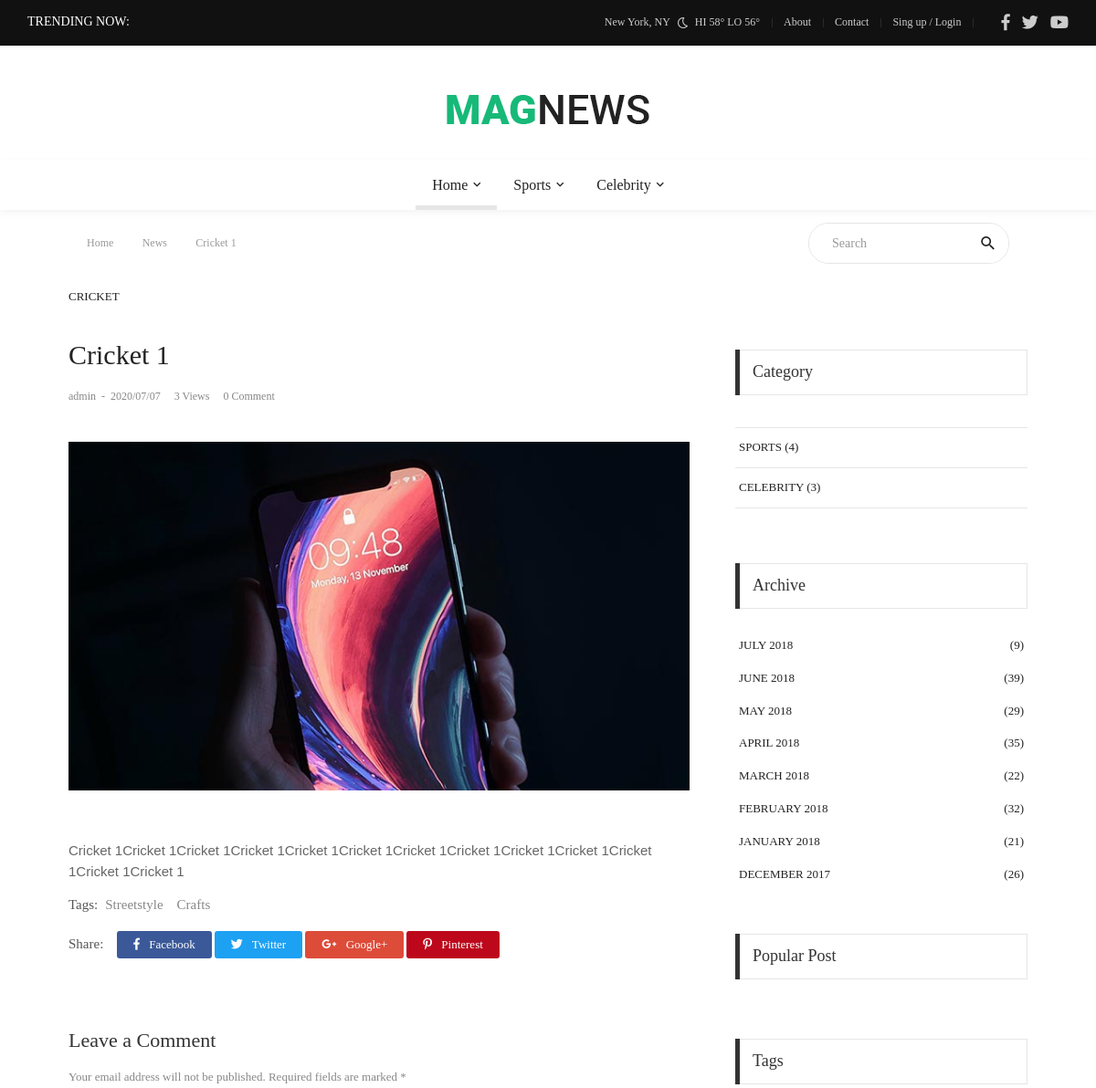
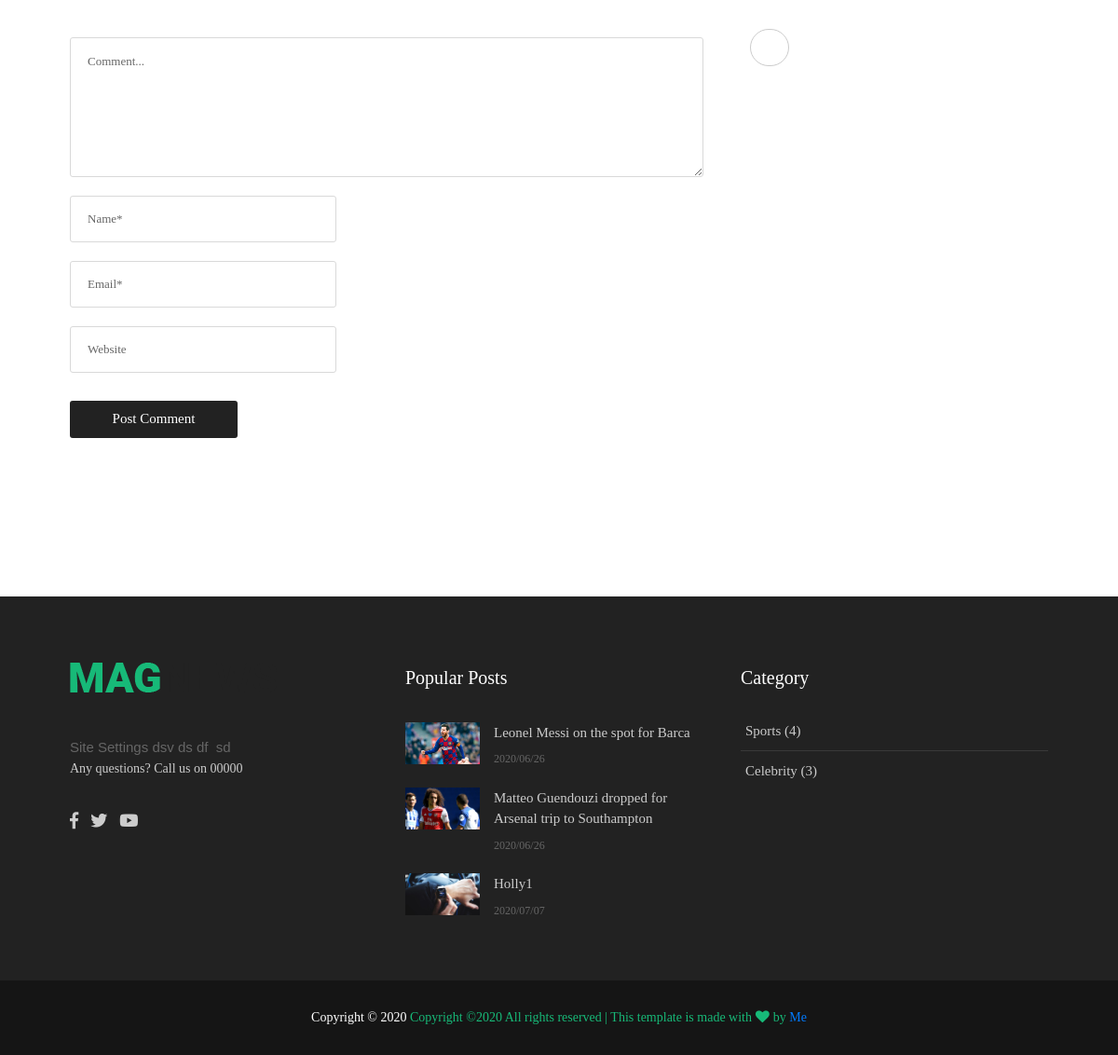
The page /news/Cricket 1/ on the database its author committed (2 pictures, top to bottom).
### main/models.py (models this page shows, shortened)
class Main(models.Model):
    name = models.CharField(max_length=30)
    about = models.TextField()
    abouttxt = models.TextField(default='-')
    facebook = models.URLField(default='-')
    twitter = models.URLField(default='-')
    youtube = models.URLField(default='-')
    set_name = models.CharField(default='Settings',max_length=30)
    tel = models.CharField(default='00000',max_length=30)
    footer_link = models.URLField(default='-')
    picname = models.TextField(default="")
    picurl = models.TextField(default="")
    picname2 = models.TextField(default="")
    picurl2 = models.TextField(default="")

### cat/models.py (models this page shows, shortened)
class Cat(models.Model):
    name = models.CharField(max_length=50,default='-')
    catname = models.CharField(max_length=50,default='uncat')
    catid = models.IntegerField(default=0)
    description = models.TextField(max_length=500,default='-')
    count = models.IntegerField(default=0)

### news/models.py (models this page shows, shortened)
class News(models.Model):
    name = models.CharField(max_length=500,default='-')
    short_txt = models.TextField(default='-')
    body_txt = models.TextField(default='-')
    date = models.CharField(max_length=12)
    time = models.CharField(max_length=20, default='00:00:00')
    picname = models.TextField(default='-')
    picurl= models.TextField(default='-')
    author = models.CharField(max_length=50,default='-')
    catname = models.CharField(max_length=50,default='-')
    catid = models.IntegerField(default=0)
    ocatid = models.IntegerField(default=0)
    show = models.IntegerField(default=0)
    tag = models.TextField(default='')

### news/views.py (the view)
# urls.py: url(r'^news/(?P<word>.*)/$', views.news_details, name='news_details'),
def news_details(request,word):
    site = Main.objects.get(pk=2)
    news = News.objects.all().order_by('-pk')
    cats = Cat.objects.all()
    subcat = Subcat.objects.all()
    latestnews = News.objects.all().order_by('-pk')[:3]
    tagname = News.objects.get(name=word).tag
    tag = tagname.split(',')
    shownews = News.objects.filter(name=word)
    popularnews = News.objects.all().order_by('-show')[:3]
    try :
        mynews = News.objects.get(name=word)
        mynews.show = mynews.show + 1
        mynews.save()
    except :
        print('Error')
    return render(request, 'front/news_details.html', {'site':site, 'news':news, 'cat':cats, 'subcat':subcat, 'latestnews':latestnews, 'shownews':shownews, 'popularnews':popularnews,'tag':tag})

### main/templates/front/news_details.html (shortened to what this page needs)
{% extends 'front/master.html' %}
{% load static %}
{% block mainblock %}
{% for i in shownews %}
	<div class="container">
		<div class="headline bg0 flex-wr-sb-c p-rl-20 p-tb-8">
			<div class="f2-s-1 p-r-30 m-tb-6">
				<a href="/" class="breadcrumb-item f1-s-3 cl9">
					Home
				</a>
				<a href="/" class="breadcrumb-item f1-s-3 cl9">
					News
				</a>
				<span class="breadcrumb-item f1-s-3 cl9">
					 {{i.name}}
				</span>
			</div>
			<div class="pos-relative size-a-2 bo-1-rad-22 of-hidden bocl11 m-tb-6">
				<input class="f1-s-1 cl6 plh9 s-full p-l-25 p-r-45" type="text" name="search" placeholder="Search">
				<button class="flex-c-c size-a-1 ab-t-r fs-20 cl2 hov-cl10 trans-03">
					<i class="zmdi zmdi-search"></i>
				</button>
			</div>
		</div>
    </div>
	<section class="bg0 p-b-140 p-t-10">
		<div class="container">
			<div class="row justify-content-center">
				<div class="col-md-10 col-lg-8 p-b-30">
					<div class="p-r-10 p-r-0-sr991">
						<div class="p-b-70">
							<a href="#" class="f1-s-10 cl2 hov-cl10 trans-03 text-uppercase">
								{{i.catname}}
							</a>
							<h3 class="f1-l-3 cl2 p-b-16 p-t-33 respon2">
								{{i.name}}
							</h3>
							<div class="flex-wr-s-s p-b-40">
								<span class="f1-s-3 cl8 m-r-15">
									<a href="#" class="f1-s-4 cl8 hov-cl10 trans-03">
										{{i.author}}
									</a>
									<span class="m-rl-3">-</span>
									<span>
										{{i.date}}
									</span>
								</span>
								<span class="f1-s-3 cl8 m-r-15">
									{{i.show}} Views
								</span>
								<a href="#" class="f1-s-3 cl8 hov-cl10 trans-03 m-r-15">
									0 Comment
								</a>
							</div>
							<div class="wrap-pic-max-w p-b-30">
								<img src="{{i.picurl}}" alt="IMG">
							</div>
							<p class="f1-s-11 cl6 p-b-25">
                                {{i.body_txt|safe}}
							</p>
							<div class="flex-s-s p-t-12 p-b-15">
								<span class="f1-s-12 cl5 m-r-8">
									Tags:
								</span>
								<div class="flex-wr-s-s size-w-0">
									<a href="#" class="f1-s-12 cl8 hov-link1 m-r-15">
										Streetstyle
									</a>
									<a href="#" class="f1-s-12 cl8 hov-link1 m-r-15">
										Crafts
									</a>
								</div>
							</div>
							<div class="flex-s-s">
								<span class="f1-s-12 cl5 p-t-1 m-r-15">
									Share:
								</span>
								<div class="flex-wr-s-s size-w-0">
									<a href="https://www.facebook.com/sharer/sharer.php?u={{ request.build_absolute_uri }}" class="dis-block f1-s-13 cl0 bg-facebook borad-3 p-tb-4 p-rl-18 hov-btn1 m-r-3 m-b-3 trans-03">
										<i class="fab fa-facebook-f m-r-7"></i>
										Facebook
									</a>
									<a href="#" class="dis-block f1-s-13 cl0 bg-twitter borad-3 p-tb-4 p-rl-18 hov-btn1 m-r-3 m-b-3 trans-03">
										<i class="fab fa-twitter m-r-7"></i>
										Twitter
									</a>
									<a href="#" class="dis-block f1-s-13 cl0 bg-google borad-3 p-tb-4 p-rl-18 hov-btn1 m-r-3 m-b-3 trans-03">
										<i class="fab fa-google-plus-g m-r-7"></i>
										Google+
									</a>
									<a href="#" class="dis-block f1-s-13 cl0 bg-pinterest borad-3 p-tb-4 p-rl-18 hov-btn1 m-r-3 m-b-3 trans-03">
										<i class="fab fa-pinterest-p m-r-7"></i>
										Pinterest
									</a>
								</div>
							</div>
						</div>
						<div>
							<h4 class="f1-l-4 cl3 p-b-12">
								Leave a Comment
							</h4>
							<p class="f1-s-13 cl8 p-b-40">
								Your email address will not be published. Required fields are marked *
							</p>
							<form>
								<textarea class="bo-1-rad-3 bocl13 size-a-15 f1-s-13 cl5 plh6 p-rl-18 p-tb-14 m-b-20" name="msg" placeholder="Comment..."></textarea>
								<input class="bo-1-rad-3 bocl13 size-a-16 f1-s-13 cl5 plh6 p-rl-18 m-b-20" type="text" name="name" placeholder="Name*">
								<input class="bo-1-rad-3 bocl13 size-a-16 f1-s-13 cl5 plh6 p-rl-18 m-b-20" type="text" name="email" placeholder="Email*">
								<input class="bo-1-rad-3 bocl13 size-a-16 f1-s-13 cl5 plh6 p-rl-18 m-b-20" type="text" name="website" placeholder="Website">
								<button class="size-a-17 bg2 borad-3 f1-s-12 cl0 hov-btn1 trans-03 p-rl-15 m-t-10">
									Post Comment
								</button>
							</form>
						</div>
					</div>
				</div>
				<div class="col-md-10 col-lg-4 p-b-30">
					<div class="p-l-10 p-rl-0-sr991 p-t-70">
						<div class="p-b-60">
							<div class="how2 how2-cl4 flex-s-c">
								<h3 class="f1-m-2 cl3 tab01-title">
									Category
								</h3>
							</div>
							<ul class="p-t-35">
								{% for i in cat %}
								{% if i.count != 0 %}
								<li class="how-bor3 p-rl-4">
									<a href="#" class="dis-block f1-s-10 text-uppercase cl2 hov-cl10 trans-03 p-tb-13">
										{{i.name}} ({{i.count}})
									</a>
								</li>
								{% endif %}
								{% endfor %}
							</ul>
						</div>
						<div class="p-b-37">
							<div class="how2 how2-cl4 flex-s-c">
								<h3 class="f1-m-2 cl3 tab01-title">
									Archive
								</h3>
							</div>
							<ul class="p-t-32">
								<li class="p-rl-4 p-b-19">
									<a href="#" class="flex-wr-sb-c f1-s-10 text-uppercase cl2 hov-cl10 trans-03">
										<span>
											July 2018
										</span>
										<span>
											(9)
										</span>
									</a>
								</li>
								<li class="p-rl-4 p-b-19">
									<a href="#" class="flex-wr-sb-c f1-s-10 text-uppercase cl2 hov-cl10 trans-03">
										<span>
											June 2018
										</span>
										<span>
											(39)
										</span>
									</a>
								</li>
								<li class="p-rl-4 p-b-19">
									<a href="#" class="flex-wr-sb-c f1-s-10 text-uppercase cl2 hov-cl10 trans-03">
										<span>
											May 2018
										</span>
										<span>
											(29)
										</span>
									</a>
								</li>
								<li class="p-rl-4 p-b-19">
									<a href="#" class="flex-wr-sb-c f1-s-10 text-uppercase cl2 hov-cl10 trans-03">
										<span>
											April  2018
										</span>
										<span>
											(35)
										</span>
									</a>
								</li>
								<li class="p-rl-4 p-b-19">
									<a href="#" class="flex-wr-sb-c f1-s-10 text-uppercase cl2 hov-cl10 trans-03">
										<span>
											March 2018
										</span>
										<span>
											(22)
										</span>
									</a>
								</li>
								<li class="p-rl-4 p-b-19">
									<a href="#" class="flex-wr-sb-c f1-s-10 text-uppercase cl2 hov-cl10 trans-03">
										<span>
											February 2018
										</span>
										<span>
											(32)
										</span>
									</a>
								</li>
								<li class="p-rl-4 p-b-19">
									<a href="#" class="flex-wr-sb-c f1-s-10 text-uppercase cl2 hov-cl10 trans-03">
										<span>
											January 2018
										</span>
										<span>
											(21)
										</span>
									</a>
								</li>
								<li class="p-rl-4 p-b-19">
									<a href="#" class="flex-wr-sb-c f1-s-10 text-uppercase cl2 hov-cl10 trans-03">
										<span>
											December 2017
										</span>
										<span>
											(26)
										</span>
									</a>
								</li>
							</ul>
						</div>
						<div class="p-b-30">
							<div class="how2 how2-cl4 flex-s-c">
								<h3 class="f1-m-2 cl3 tab01-title">
									Popular Post
								</h3>
							</div>
							<ul class="p-t-35">
							</ul>
						</div>
						<div>
							<div class="how2 how2-cl4 flex-s-c m-b-30">
								<h3 class="f1-m-2 cl3 tab01-title">
									Tags
								</h3>
							</div>
							<div class="flex-wr-s-s m-rl--5">
								{% for tagname in tag %}
								<a href="#" class="flex-c-c size-h-2 bo-1-rad-20 bocl12 f1-s-1 cl8 hov-btn2 trans-03 p-rl-20 p-tb-5 m-all-5">
								</a>
								{% endfor %}
							</div>
						</div>
					</div>
				</div>
			</div>
		</div>
    </section>
    {% endfor %}
{% endblock %}

### main/templates/front/master.html (shortened to what this page needs)
{% load static %}
<!DOCTYPE html>
<html lang="en">
<head>
	<link rel="stylesheet" type="text/css" href="{% static 'front/vendor/bootstrap/css/bootstrap.min.css' %}">
	<link rel="stylesheet" type="text/css" href="{% static 'front/fonts/fontawesome-5.0.8/css/fontawesome-all.min.css' %}">
	<link rel="stylesheet" type="text/css" href="{% static 'front/fonts/iconic/css/material-design-iconic-font.min.css' %}">
	<link rel="stylesheet" type="text/css" href="{% static 'front/vendor/animate/animate.css' %}">
	<link rel="stylesheet" type="text/css" href="{% static 'front/vendor/css-hamburgers/hamburgers.min.cs' %}s">
	<link rel="stylesheet" type="text/css" href="{% static 'front/vendor/animsition/css/animsition.min.css' %}">
	<link rel="stylesheet" type="text/css" href="{% static 'front/css/util.min.css' %}">
	<link rel="stylesheet" type="text/css" href="{% static 'front/css/main.css' %}">
</head>
<body class="animsition">
	<header>
		<div class="container-menu-desktop">
			<div class="topbar">
				<div class="content-topbar h-100 p-rl-30">
					<div class="align-self-stretch size-w-0 pos-relative m-r-30">
						<div class="f2-s-1 flex-wr-s-c s-full ab-t-l p-b-2">
							<span class="text-uppercase cl0 p-r-8">
								Trending Now:
							</span>
						</div>
					</div>
					<div class="flex-wr-e-c">
						<div class="left-topbar">
							<span class="left-topbar-item flex-wr-s-c">
								<span>
									New York, NY
								</span>
								<img class="m-b-1 m-rl-8" src="{% static 'front/images/icons/icon-night.png' %}" alt="IMG">
								<span>
									HI 58° LO 56°
								</span>
							</span>
							<a href="/about" class="left-topbar-item">
								About
							</a>
							<a href="/contact" class="left-topbar-item">
								Contact
							</a>
							<a href="/login" class="left-topbar-item">
								Sing up / Login
							</a>
						</div>
						<div class="right-topbar p-l-18">
							<a href="{{site.facebook}}" target="_blank">
								<span class="fab fa-facebook-f"></span>
							</a>
							<a href="{{site.twitter}}" target="_blank">
								<span class="fab fa-twitter"></span>
                            </a>
							<a href="{{site.youtube}}" target="_blank">
								<span class="fab fa-youtube"></span>
							</a>
						</div>
					</div>
				</div>
			</div>
			<div class="wrap-logo no-banner container">
				<div class="logo">
					<a href="/"><img src="{{site.picurl}}" alt="LOGO"></a>
				</div>
			</div>
			<div class="wrap-main-nav">
				<div class="main-nav">
					<nav class="menu-desktop">
						<ul class="main-menu justify-content-center">
							<li class="main-menu-active">
								<a href="/">Home</a>
							</li>
							{% for i in cat %}
							{% if i.count != 0 %}
							<li class="mega-menu-item">
								<a href="category-01.html">{{i.name}}</a>
							</li>
							{% endif %}
							{% endfor %}
						</ul>
					</nav>
				</div>
			</div>
		</div>
	</header>
{% block mainblock %}
{% endblock %}
	<footer>
		<div class="bg2 p-t-40 p-b-25">
			<div class="container">
				<div class="row">
					<div class="col-lg-4 p-b-20">
						<div class="size-h-3 flex-s-c">
							<a href="/">
								<img class="max-s-full" src="{{site.picurl2}}" alt="LOGO">
							</a>
						</div>
						<div>
							<p class="f1-s-1 cl11 p-b-16">
                                {{site.about|safe}}
							</p>
							<p class="f1-s-1 cl11 p-b-16">
								Any questions? Call us on {{site.tel}}
							</p>
							<div class="p-t-15">
								<a href="{{site.facebook}}" class="fs-18 cl11 hov-cl10 trans-03 m-r-8">
									<span class="fab fa-facebook-f"></span>
								</a>
								<a href="{{site.twitter}}" class="fs-18 cl11 hov-cl10 trans-03 m-r-8">
									<span class="fab fa-twitter"></span>
								</a>
								<a href="{{site.youtube}}" class="fs-18 cl11 hov-cl10 trans-03 m-r-8">
									<span class="fab fa-youtube"></span>
								</a>
							</div>
						</div>
					</div>
					<div class="col-sm-6 col-lg-4 p-b-20">
						<div class="size-h-3 flex-s-c">
							<h5 class="f1-m-7 cl0">
								Popular Posts
							</h5>
						</div>
						<ul>
							{% for pnews in popularnews %}
							<li class="flex-wr-sb-s p-b-20">
								<a href="{% url 'news_details' word=pnews.name %}" class="size-w-4 wrap-pic-w hov1 trans-03">
									<img src="{{pnews.picurl}}" alt="IMG">
								</a>
								<div class="size-w-5">
									<h6 class="p-b-5">
										<a href="{% url 'news_details' word=pnews.name %}" class="f1-s-5 cl11 hov-cl10 trans-03">
											{{pnews.name}}
										</a>
									</h6>
									<span class="f1-s-3 cl6">
										{{pnews.date}}
									</span>
								</div>
							</li>
							{% endfor %}
						</ul>
					</div>
					<div class="col-sm-6 col-lg-4 p-b-20">
						<div class="size-h-3 flex-s-c">
							<h5 class="f1-m-7 cl0">
								Category
							</h5>
						</div>
						<ul class="m-t--12">
							{% for i in cat %}
							{% if i.count != 0 %}
							<li class="how-bor1 p-rl-5 p-tb-10">
								<a href="#" class="f1-s-5 cl11 hov-cl10 trans-03 p-tb-8">
									{{i.name}} ({{i.count}})
								</a>
							</li>
							{% endif %}
							{% endfor %}
						</ul>
					</div>
				</div>
			</div>
		</div>
		<div class="bg11">
			<div class="container size-h-4 flex-c-c p-tb-15">
				<span class="f1-s-1 cl0 txt-center">
					Copyright © 2020
					<a href="#" class="f1-s-1 cl10 hov-link1">
Copyright &copy;<script>document.write(new Date().getFullYear());</script> All rights reserved | This template is made with <i class="fa fa-heart" aria-hidden="true"></i> by <a href="{{site.footer_link}}" target="_blank">Me</a>
				</span>
			</div>
		</div>
	</footer>
</body>
</html>

### rows shown on the page
Main: picurl (picture), picurl2 (picture), about "Site Settings dsv ds df sd", tel "00000"
Cat: name "Sports", name "SPORTS", count "4"
Cat: name "Celebrity", name "CELEBRITY", count "3"
News: name "Cricket 1", catname "CRICKET", author "admin", date "2020/07/07", show "3", picurl (picture), body_txt "Cricket 1Cricket 1Cricket 1Cricket 1Cricket 1Cricket 1Cricket 1Cricket 1Cricket 1Cricket 1Cricket 1Cricket 1Cricket 1"
News: picurl (picture), name "Leonel Messi on the spot for Barca", date "2020/06/26"
News: picurl (picture), name "Matteo Guendouzi dropped for Arsenal trip to Southampton", date "2020/06/26"
News: picurl (picture), name "Holly1", date "2020/07/07"
